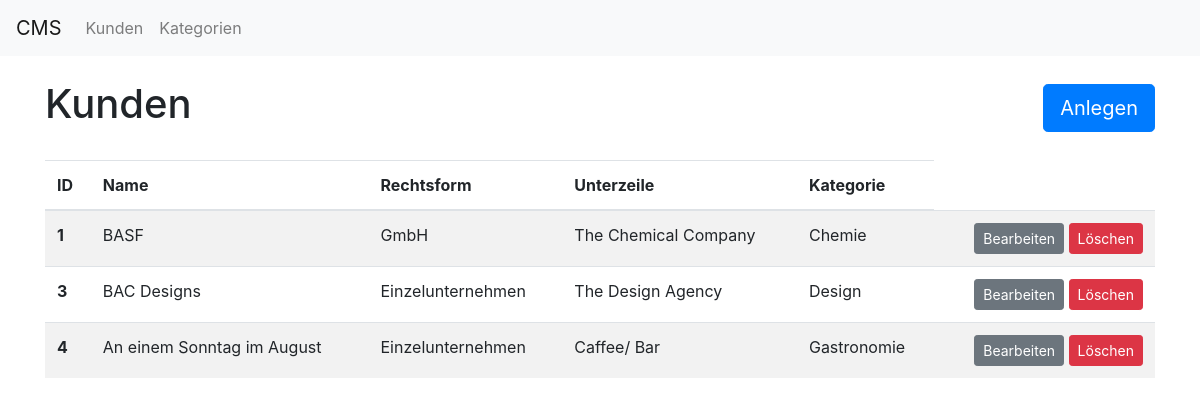
The page / on the database its author committed.
### tables this page shows
CREATE TABLE IF NOT EXISTS `name` (
  `id` int(11) NOT NULL AUTO_INCREMENT,
  `name` varchar(60) DEFAULT NULL,
  `rechtsform` varchar(20) DEFAULT NULL,
  `unterzeile` varchar(60) DEFAULT NULL,
  `kurztext` varchar(60) DEFAULT NULL,
  `profil` text DEFAULT NULL,
  `status` tinyint(4) NOT NULL,
  `kategorie` int(11) DEFAULT NULL,
  PRIMARY KEY (`id`)
);

CREATE TABLE IF NOT EXISTS `category` (
  `id` int(11) NOT NULL AUTO_INCREMENT,
  `name` varchar(60) DEFAULT '0',
  PRIMARY KEY (`id`)
);

### src/index.php (the view, shortened to what this page needs)
<?php
require 'include_database.php';
$results = $pdo->query('SELECT
    name.name,
    name.id,
    name.rechtsform,
    name.unterzeile,
    name.kurztext,
    name.profil,
    name.status,
    category.name AS category_name
FROM
    name,
    category
WHERE
    name.kategorie = category.id');
?><!doctype html>
<html lang="en">
  <head>
    <?php require 'include_head.php'; ?>
  </head>
  <body>
    <?php require 'include_navigation.php'; ?>
    <div class="container mt-4">
        <div class="row">
            <div class="col">
                <h1>Kunden</h1>
            </div>
            <div class="col pt-1">
                <a class="btn btn-primary btn-lg float-right" href="kunden_add.php" role="button">Anlegen</a>
            </div>
        </div>
    </div>
    <div class="container mt-4">
        <table class="table table-striped">
            <thead>
                <tr>
                    <th scope="col">ID</th>
                    <th scope="col">Name</th>
                    <th scope="col">Rechtsform</th>
                    <th scope="col">Unterzeile</th>
                    <th scope="col">Kategorie</th>
                </tr>
            </thead>
            <tbody>
            <?php foreach ($results as $row): ?>
                <tr>
                    <th scope="row"><?php echo $row['id'] ?></th>
                    <td><?php echo $row['name'] ?></td>
                    <td><?php echo $row['rechtsform'] ?></td>
                    <td><?php echo $row['unterzeile'] ?></td>
                    <td><?php echo $row['category_name'] ?></td>
                    <td>
                        <div class="float-right">
                            <a href="kunden_edit.php?id=<?php echo $row['id'] ?>" class="btn btn-secondary btn-sm">Bearbeiten</a>
                            <a href="kunden_delete.php?id=<?php echo $row['id'] ?>" class="btn btn-danger btn-sm">Löschen</a>
                        </div>
                    </td>
                </tr>
            <?php endforeach; ?>
            </tbody>
        </table>
    </div>
  </body>
</html>

### src/include_head.php (shortened to what this page needs)
<link rel="stylesheet" href="css/bootstrap.min.css">

### src/include_navigation.php (shortened to what this page needs)
<nav class="navbar navbar-expand-lg navbar-light bg-light">
    <a class="navbar-brand" href="index.php">CMS</a>
    <div class="collapse navbar-collapse" id="navbarSupportedContent">
        <ul class="navbar-nav mr-auto">
        <li class="nav-item">
            <a class="nav-link" href="index.php">Kunden</a>
        </li>
        <li class="nav-item">
            <a class="nav-link" href="categories.php">Kategorien</a>
        </li>
        </ul>
    </div>
</nav>

### rows shown on the page
name: id "1", name "BASF", rechtsform "GmbH", unterzeile "The Chemical Company", category.name "Chemie"
name: id "3", name "BAC Designs", rechtsform "Einzelunternehmen", unterzeile "The Design Agency", category.name "Design"
name: id "4", name "An einem Sonntag im August", rechtsform "Einzelunternehmen", unterzeile "Caffee/ Bar", category.name "Gastronomie"
